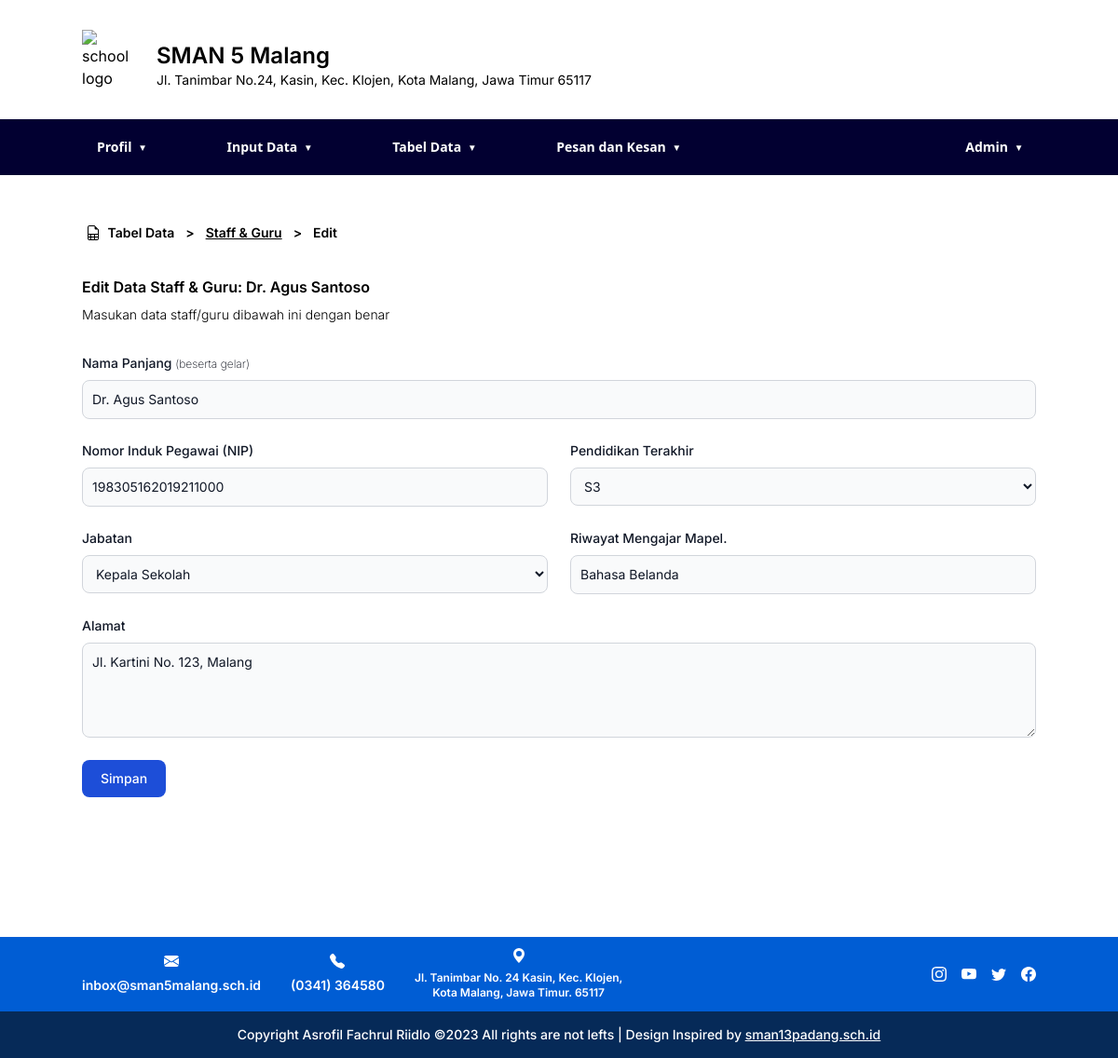
The app's page /edit-data-staff.php?id=1 (signed in) with its own data.
### tables this page shows
CREATE TABLE `employee` (
  `id` int NOT NULL AUTO_INCREMENT,
  `employee_number` bigint unsigned NOT NULL,
  `name` text NOT NULL,
  `role_name` text NOT NULL,
  `address` text NOT NULL,
  `last_edu` text NOT NULL,
  `teaching_history` text NOT NULL,
  PRIMARY KEY (`id`),
  UNIQUE KEY `employee_UN` (`employee_number`)
);

### edit-data-staff.php (the view, shortened to what this page needs)
<?php
include("./config/db.php");
try {
  $stmt = $conn->prepare("SELECT `name`, `employee_number`, `role_name`, `address`, `last_edu`, `teaching_history` FROM employee WHERE id = ?");
  $stmt->bind_param("i", $_GET["id"]);
  $stmt->execute();
  $stmt->store_result();
  $stmt->bind_result($name, $employee_number, $role_name, $address, $last_edu, $teaching_history);
  $stmt->fetch();
  require_once("./components/navbar.php");
  require_once("./components/footer.php");
} catch (Exception $e) {
  echo "<p>" . $e->getMessage() . "</p>";
} finally {
  $stmt->free_result();
  $stmt->close();
  $conn->close();
}
?>
<!DOCTYPE html>
<html lang="en">
<head>
  <script src="https://cdn.tailwindcss.com"></script>
</head>
<body>
  <main class="pb-[150px]">
    <div class="mx-auto w-full max-w-5xl px-4 md:px-8 lg:px-0">
      <div class="mt-12 p-1 flex items-end gap-3 text-sm font-semibold">
        <div class="flex items-center gap-1"><span>&nbsp;Tabel Data</span></div><span>></span><span><a href="./tabel-staff.php" class="underline">Staff & Guru</a></span>
        <span>></span><span>Edit</span>
      </div>
      <div class="mt-8">
        <h4 class=" font-semibold">Edit Data Staff & Guru:
          <?php echo $name; ?>
        </h4>
        <p class="font-light text-sm mt-2">Masukan data staff/guru dibawah ini dengan benar</p>
        <form class="mt-8" method="POST" action="./scripts/edit_data_staff.php">
          <div class="mb-6">
            <label for="fullname" class="block mb-2 text-sm font-medium text-gray-900">Nama Panjang <span
                class="font-extralight text-xs text-gray-950">(beserta gelar)</span></label>
            <input type="text" id="fullname"
              class="bg-gray-50 border border-gray-300 text-gray-900 text-sm rounded-lg focus:ring-blue-500 focus:border-blue-500 block w-full p-2.5"
              placeholder="Dr. Asep Surasep, M.M." name="fullname" value="<?php echo $name; ?>" required>
          </div>
          <div class="grid gap-6 mb-6 md:grid-cols-2 col">
            <div>
              <label for="employee-number" class="block mb-2 text-sm font-medium text-gray-900 ">Nomor Induk Pegawai
                (NIP)</label>
              <input type="number" id="employee-number" min="100000000000000000"
                class="bg-gray-50 border border-gray-300 text-gray-900 text-sm rounded-lg focus:ring-blue-500 focus:border-blue-500 block w-full p-2.5"
                placeholder="194508172019081012" name="employee_number" value="<?php echo $employee_number; ?>"
                required>
            </div>
            <div>
              <label for="last-edu" class="block mb-2 text-sm font-medium text-gray-900 ">Pendidikan Terakhir</label>
              <select name="last_edu" id="last-edu"
                class="bg-gray-50 border border-gray-300 text-gray-900 text-sm rounded-lg focus:ring-blue-500 focus:border-blue-500 block w-full p-2.5">
                <option value="S3" <?php echo $last_edu == "S3" ? 'selected' : ''; ?>>S3</option>
              </select>
            </div>
            <div>
              <label for="role-name" class="block mb-2 text-sm font-medium text-gray-900 ">Jabatan</label>
              <select name="role_name" id="role-name"
                class="bg-gray-50 border border-gray-300 text-gray-900 text-sm rounded-lg focus:ring-blue-500 focus:border-blue-500 block w-full p-2.5">
                <option value="Kepala Sekolah" <?php echo $role_name == "Kepala Sekolah" ? 'selected' : ''; ?>>Kepala
                  Sekolah</option>
              </select>
            </div>
            <div>
              <label for="teaching-history" class="block mb-2 text-sm font-medium text-gray-900">Riwayat Mengajar
                Mapel.</label>
              <input type="text" id="teaching-history"
                class="bg-gray-50 border border-gray-300 text-gray-900 text-sm rounded-lg focus:ring-blue-500 focus:border-blue-500 block w-full p-2.5"
                placeholder="Contoh: Bahasa Indonesia, Matematika. Jika kosong: -" name="teaching_history"
                value="<?php echo $teaching_history; ?>" required>
            </div>
          </div>
          <div class="mb-6">
            <label for="address" class="block mb-2 text-sm font-medium text-gray-900 ">Alamat
            </label>
            <textarea rows="4" id="address"
              placeholder="Jl. Merdeka Barat No.43, Kec. Klojen, Kota Malang, Jawa Timur, 423890"
              class="bg-gray-50 border border-gray-300 text-gray-900 text-sm rounded-lg focus:ring-blue-500 focus:border-blue-500 block w-full p-2.5"
              name="address" required><?php echo $address; ?></textarea>
          </div>
          <button type="submit"
            class="text-white bg-blue-700 hover:bg-blue-800 focus:ring-4 focus:outline-none focus:ring-blue-300 font-medium rounded-lg text-sm w-full sm:w-auto px-5 py-2.5 text-center"
            value="submit" name="submit">Simpan</button>
        </form>
      </div>
    </div>
  </main>
</body>
</html>

### edit-data-staff.php (style rules this page uses)
body { font-family: Inter, sans-serif; }

### components/navbar.php (style rules this page uses)
body { font-family: Inter, sans-serif; }

### records on screen
employee: name "Dr. Agus Santoso", fullname "Dr. Agus Santoso", employee_number "198305162019211000", last_edu "S3", role_name "Kepala Sekolah", teaching_history "Bahasa Belanda", address "Jl. Kartini No. 123, Malang"

### other values on screen
$fullname "Admin"
